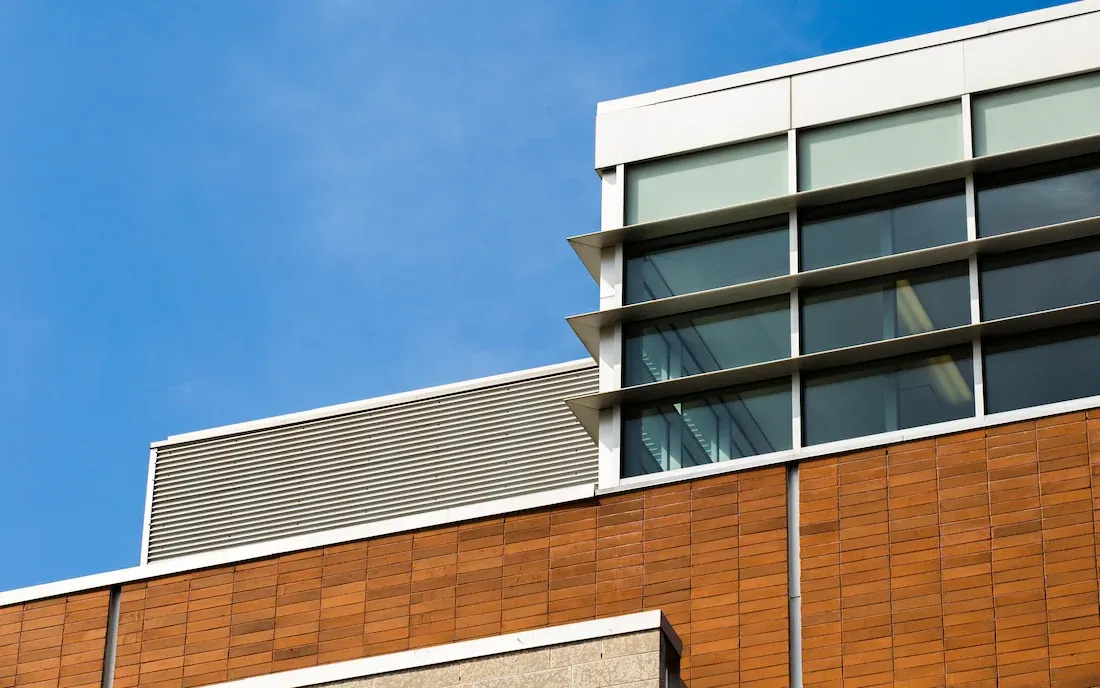
#> input picture modern-building-with-closed-windows.webp, 1100 x 688 px
$ python SIFT_detector.py
#> lines starting #> are read from the running program, lines starting #| are printed output that depends on the picture
import cv2
image=cv2.imread("modern-building-with-closed-windows.webp")
#> image is the input picture: shape (688, 1100, 3); mean B, G, R 142.6, 133.3, 121.9
gray_image=cv2.cvtColor(image,cv2.COLOR_BGR2GRAY)
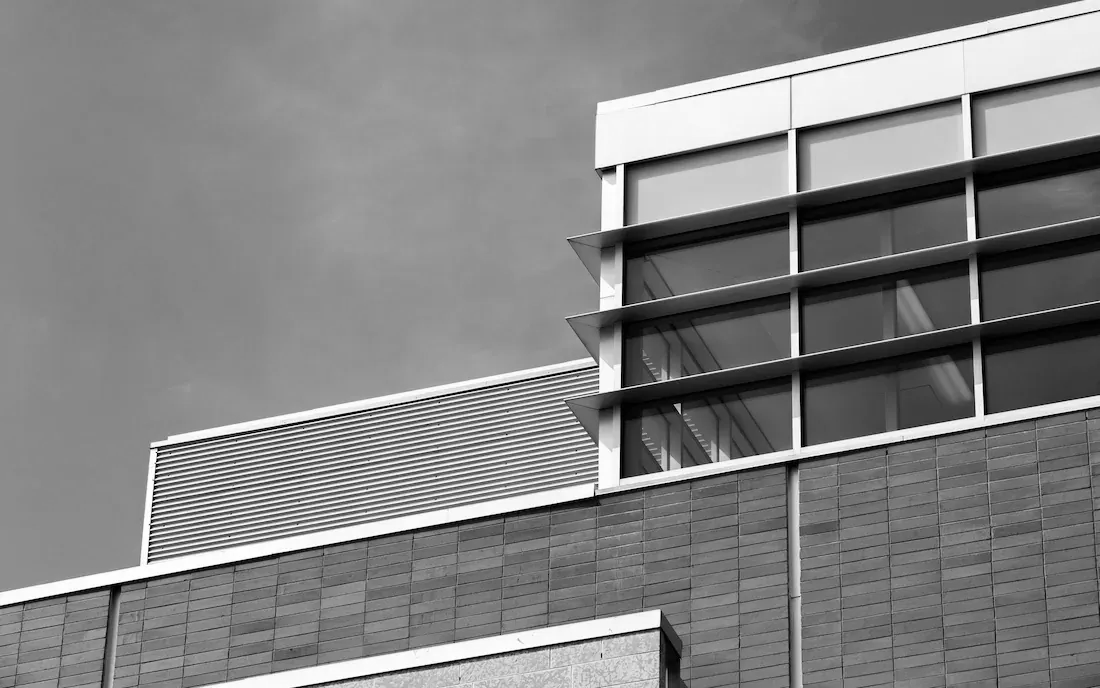
#> gray_image: shape (688, 1100); min 0, max 255, mean 130.9
sift=cv2.SIFT_create()
kp=sift.detect(gray_image,None)
#> kp = 1142 keypoints; strongest (x, y, size): (149, 561, 2.5), (151, 532, 2.1), (150, 543, 2.3), (611, 169, 6.9)
img=cv2.drawKeypoints(gray_image,kp,image,flags=cv2.DRAW_MATCHES_FLAGS_DRAW_RICH_KEYPOINTS)
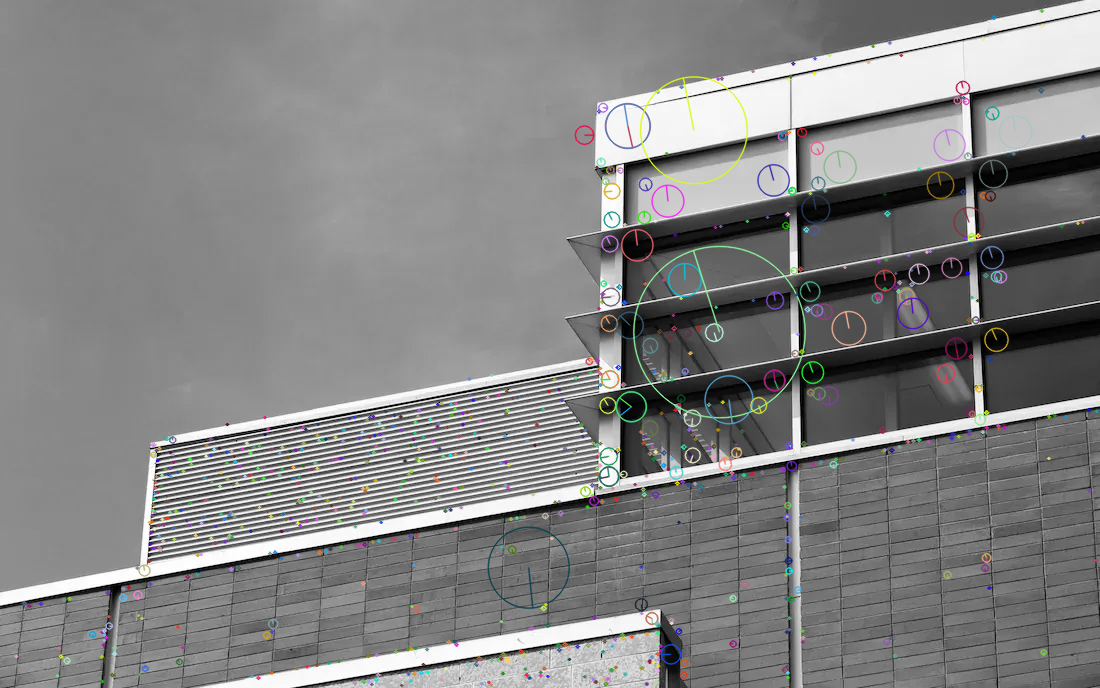
#> img: shape (688, 1100, 3); mean B, G, R 131.1, 131.3, 131.2
cv2.imshow("sift detector image with keypoints",img)
cv2.waitKey(0)
cv2.destroyAllWindows()

$ run again, with image.webp copied over modern-building-with-closed-windows.webp
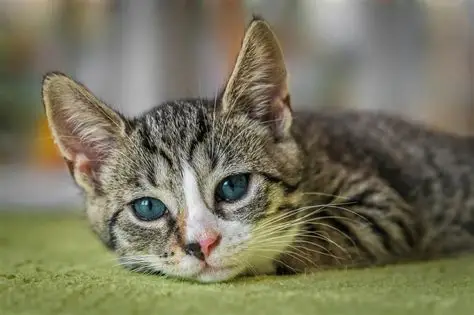
#> input picture image.webp, 474 x 315 px
#> image is the input picture: shape (315, 474, 3); mean B, G, R 93.4, 116.3, 119.3
#> `gray_image=cv2.cvtColor(image,cv2.COLOR_BGR2GRAY)`:
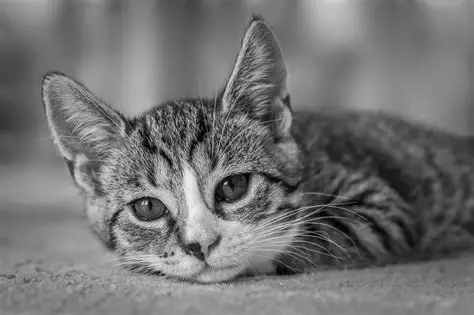
#> gray_image: shape (315, 474); min 0, max 245, mean 114.6
#> kp = 827 keypoints; strongest (x, y, size): (225, 183, 2), (172, 253, 2.5), (146, 203, 2.3), (194, 249, 10.9)
#> `img=cv2.drawKeypoints(gray_image,kp,image,flags=cv2.DRAW_MATCHES_FLAGS..`:
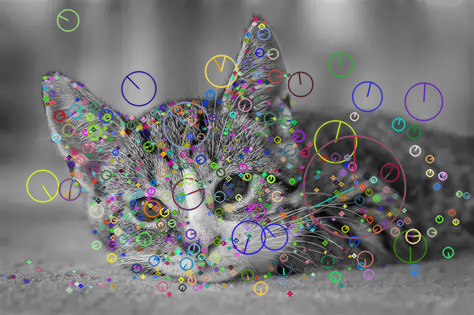
#> img: shape (315, 474, 3); mean B, G, R 116.2, 116.5, 116.7

$ run again, with J13Wn.jpg saved as modern-building-with-closed-windows.webp
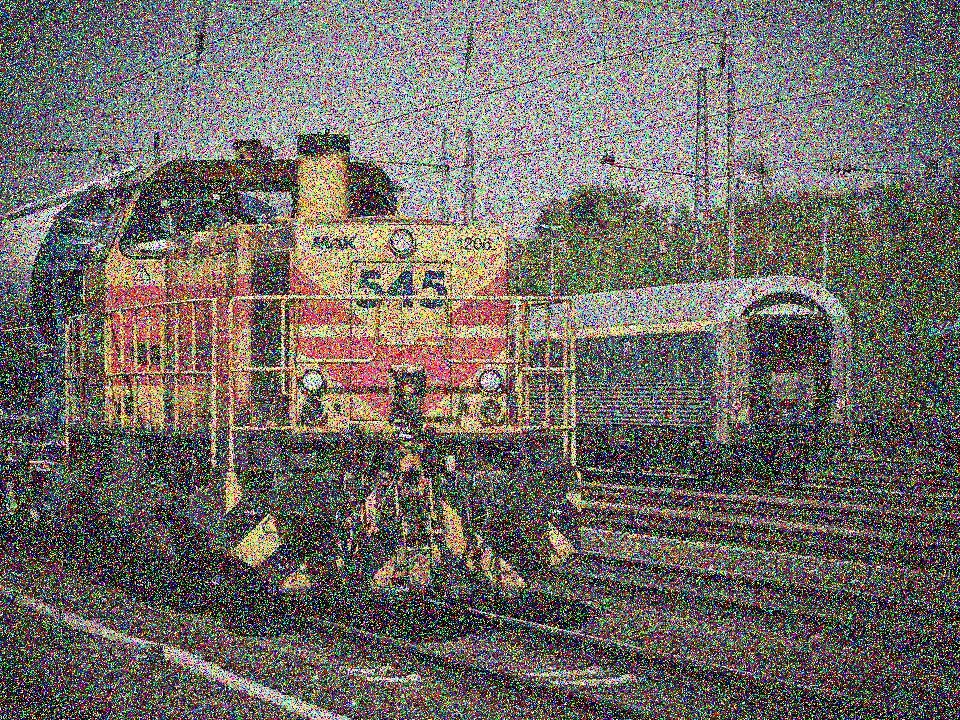
#> input picture J13Wn.jpg, 960 x 720 px
#> image is the input picture: shape (720, 960, 3); mean B, G, R 102.2, 106.4, 112
#> `gray_image=cv2.cvtColor(image,cv2.COLOR_BGR2GRAY)`:
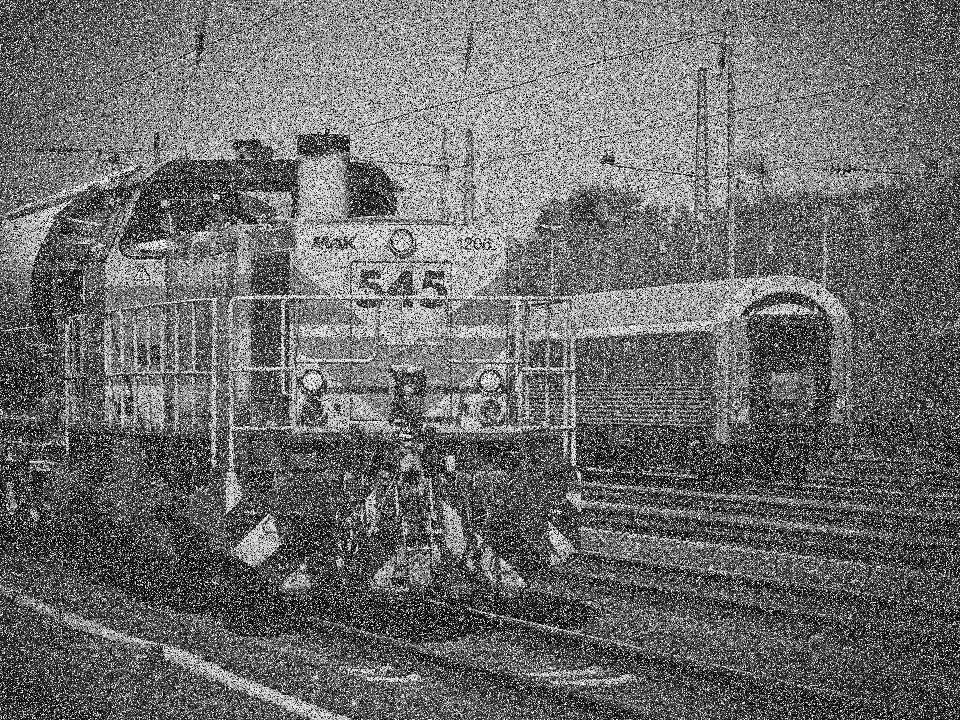
#> gray_image: shape (720, 960); min 0, max 255, mean 107.6
#> kp = 5347 keypoints; strongest (x, y, size): (706, 144, 1.9), (500, 389, 2), (432, 507, 2.1), (543, 226, 1.9)
#> `img=cv2.drawKeypoints(gray_image,kp,image,flags=cv2.DRAW_MATCHES_FLAGS..`:
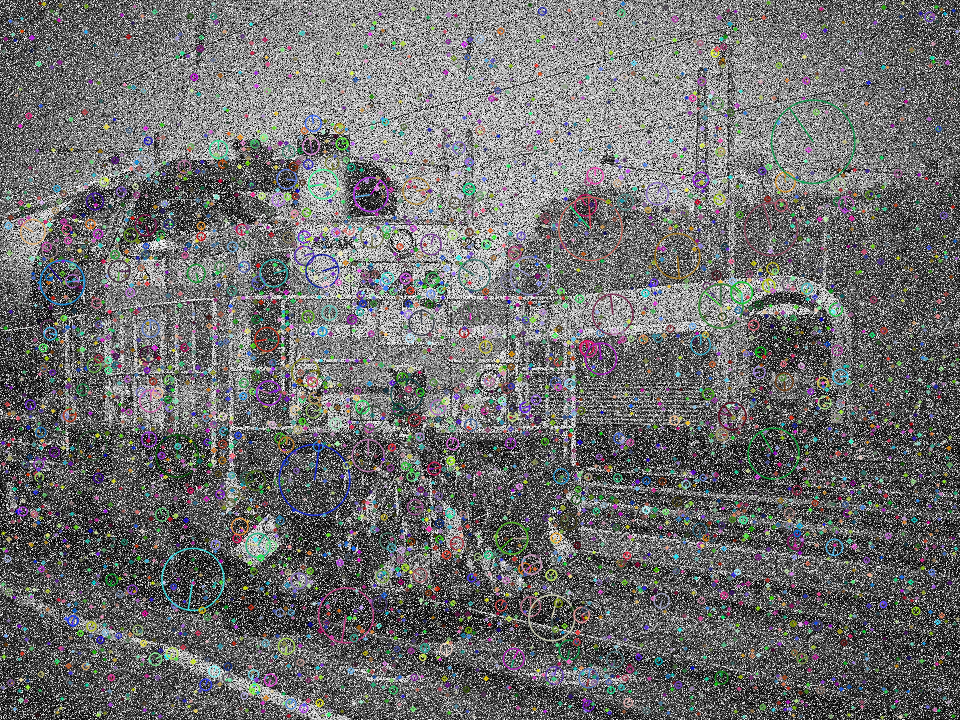
#> img: shape (720, 960, 3); mean B, G, R 110, 109.9, 109.8
